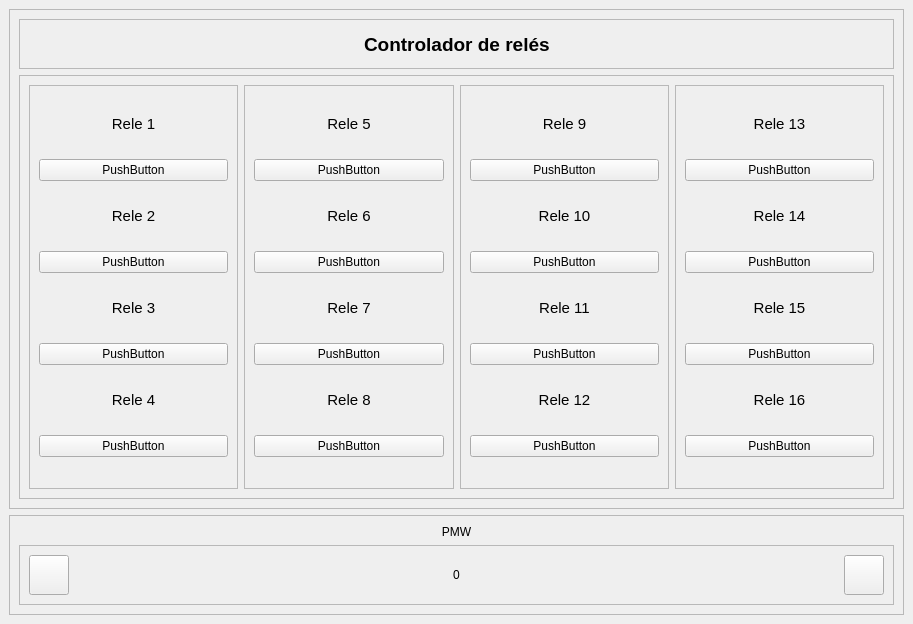
<?xml version="1.0" encoding="UTF-8"?>
<ui version="4.0">
 <class>MainWindow</class>
 <widget class="QMainWindow" name="MainWindow">
  <property name="geometry">
   <rect>
    <x>0</x>
    <y>0</y>
    <width>913</width>
    <height>609</height>
   </rect>
  </property>
  <property name="windowTitle">
   <string>MainWindow</string>
  </property>
  <widget class="QWidget" name="centralwidget">
   <layout class="QVBoxLayout" name="verticalLayout_7">
    <item>
     <widget class="QFrame" name="frame">
      <property name="enabled">
       <bool>true</bool>
      </property>
      <property name="minimumSize">
       <size>
        <width>0</width>
        <height>500</height>
       </size>
      </property>
      <property name="frameShape">
       <enum>QFrame::StyledPanel</enum>
      </property>
      <property name="frameShadow">
       <enum>QFrame::Raised</enum>
      </property>
      <layout class="QVBoxLayout" name="verticalLayout_6">
       <item>
        <widget class="QFrame" name="frame_8">
         <property name="maximumSize">
          <size>
           <width>16777215</width>
           <height>50</height>
          </size>
         </property>
         <property name="frameShape">
          <enum>QFrame::StyledPanel</enum>
         </property>
         <property name="frameShadow">
          <enum>QFrame::Raised</enum>
         </property>
         <layout class="QHBoxLayout" name="horizontalLayout_2">
          <item>
           <spacer name="horizontalSpacer">
            <property name="orientation">
             <enum>Qt::Horizontal</enum>
            </property>
            <property name="sizeHint" stdset="0">
             <size>
              <width>370</width>
              <height>20</height>
             </size>
            </property>
           </spacer>
          </item>
          <item>
           <widget class="QLabel" name="label">
            <property name="font">
             <font>
              <family>Arial</family>
              <pointsize>14</pointsize>
              <weight>75</weight>
              <bold>true</bold>
             </font>
            </property>
            <property name="text">
             <string>Controlador de relés</string>
            </property>
           </widget>
          </item>
          <item>
           <spacer name="horizontalSpacer_2">
            <property name="orientation">
             <enum>Qt::Horizontal</enum>
            </property>
            <property name="sizeHint" stdset="0">
             <size>
              <width>369</width>
              <height>20</height>
             </size>
            </property>
           </spacer>
          </item>
         </layout>
        </widget>
       </item>
       <item>
        <widget class="QFrame" name="frame_3">
         <property name="frameShape">
          <enum>QFrame::StyledPanel</enum>
         </property>
         <property name="frameShadow">
          <enum>QFrame::Raised</enum>
         </property>
         <layout class="QHBoxLayout" name="horizontalLayout">
          <item>
           <widget class="QFrame" name="frame_4">
            <property name="frameShape">
             <enum>QFrame::StyledPanel</enum>
            </property>
            <property name="frameShadow">
             <enum>QFrame::Raised</enum>
            </property>
            <layout class="QVBoxLayout" name="verticalLayout">
             <item>
              <widget class="QLabel" name="label_3">
               <property name="maximumSize">
                <size>
                 <width>16777215</width>
                 <height>30</height>
                </size>
               </property>
               <property name="font">
                <font>
                 <family>Arial</family>
                 <pointsize>11</pointsize>
                </font>
               </property>
               <property name="text">
                <string>Rele 1</string>
               </property>
               <property name="alignment">
                <set>Qt::AlignCenter</set>
               </property>
              </widget>
             </item>
             <item>
              <widget class="QPushButton" name="pushButton">
               <property name="text">
                <string>PushButton</string>
               </property>
              </widget>
             </item>
             <item>
              <widget class="QLabel" name="label_4">
               <property name="maximumSize">
                <size>
                 <width>16777215</width>
                 <height>30</height>
                </size>
               </property>
               <property name="font">
                <font>
                 <family>Arial</family>
                 <pointsize>11</pointsize>
                </font>
               </property>
               <property name="text">
                <string>Rele 2</string>
               </property>
               <property name="alignment">
                <set>Qt::AlignCenter</set>
               </property>
              </widget>
             </item>
             <item>
              <widget class="QPushButton" name="pushButton_2">
               <property name="text">
                <string>PushButton</string>
               </property>
              </widget>
             </item>
             <item>
              <widget class="QLabel" name="label_5">
               <property name="maximumSize">
                <size>
                 <width>16777215</width>
                 <height>30</height>
                </size>
               </property>
               <property name="font">
                <font>
                 <pointsize>11</pointsize>
                </font>
               </property>
               <property name="text">
                <string>Rele 3</string>
               </property>
               <property name="alignment">
                <set>Qt::AlignCenter</set>
               </property>
              </widget>
             </item>
             <item>
              <widget class="QPushButton" name="pushButton_3">
               <property name="text">
                <string>PushButton</string>
               </property>
              </widget>
             </item>
             <item>
              <widget class="QLabel" name="label_6">
               <property name="maximumSize">
                <size>
                 <width>16777215</width>
                 <height>30</height>
                </size>
               </property>
               <property name="font">
                <font>
                 <pointsize>11</pointsize>
                </font>
               </property>
               <property name="text">
                <string>Rele 4</string>
               </property>
               <property name="alignment">
                <set>Qt::AlignCenter</set>
               </property>
              </widget>
             </item>
             <item>
              <widget class="QPushButton" name="pushButton_4">
               <property name="text">
                <string>PushButton</string>
               </property>
              </widget>
             </item>
            </layout>
           </widget>
          </item>
          <item>
           <widget class="QFrame" name="frame_5">
            <property name="frameShape">
             <enum>QFrame::StyledPanel</enum>
            </property>
            <property name="frameShadow">
             <enum>QFrame::Raised</enum>
            </property>
            <layout class="QVBoxLayout" name="verticalLayout_2">
             <item>
              <widget class="QLabel" name="label_7">
               <property name="maximumSize">
                <size>
                 <width>16777215</width>
                 <height>30</height>
                </size>
               </property>
               <property name="font">
                <font>
                 <family>Arial</family>
                 <pointsize>11</pointsize>
                </font>
               </property>
               <property name="text">
                <string>Rele 5</string>
               </property>
               <property name="alignment">
                <set>Qt::AlignCenter</set>
               </property>
              </widget>
             </item>
             <item>
              <widget class="QPushButton" name="pushButton_5">
               <property name="text">
                <string>PushButton</string>
               </property>
              </widget>
             </item>
             <item>
              <widget class="QLabel" name="label_8">
               <property name="maximumSize">
                <size>
                 <width>16777215</width>
                 <height>30</height>
                </size>
               </property>
               <property name="font">
                <font>
                 <family>Arial</family>
                 <pointsize>11</pointsize>
                </font>
               </property>
               <property name="text">
                <string>Rele 6</string>
               </property>
               <property name="alignment">
                <set>Qt::AlignCenter</set>
               </property>
              </widget>
             </item>
             <item>
              <widget class="QPushButton" name="pushButton_6">
               <property name="text">
                <string>PushButton</string>
               </property>
              </widget>
             </item>
             <item>
              <widget class="QLabel" name="label_9">
               <property name="maximumSize">
                <size>
                 <width>16777215</width>
                 <height>30</height>
                </size>
               </property>
               <property name="font">
                <font>
                 <pointsize>11</pointsize>
                </font>
               </property>
               <property name="text">
                <string>Rele 7</string>
               </property>
               <property name="alignment">
                <set>Qt::AlignCenter</set>
               </property>
              </widget>
             </item>
             <item>
              <widget class="QPushButton" name="pushButton_7">
               <property name="text">
                <string>PushButton</string>
               </property>
              </widget>
             </item>
             <item>
              <widget class="QLabel" name="label_10">
               <property name="maximumSize">
                <size>
                 <width>16777215</width>
                 <height>30</height>
                </size>
               </property>
               <property name="font">
                <font>
                 <pointsize>11</pointsize>
                </font>
               </property>
               <property name="text">
                <string>Rele 8</string>
               </property>
               <property name="alignment">
                <set>Qt::AlignCenter</set>
               </property>
              </widget>
             </item>
             <item>
              <widget class="QPushButton" name="pushButton_8">
               <property name="text">
                <string>PushButton</string>
               </property>
              </widget>
             </item>
            </layout>
           </widget>
          </item>
          <item>
           <widget class="QFrame" name="frame_6">
            <property name="frameShape">
             <enum>QFrame::StyledPanel</enum>
            </property>
            <property name="frameShadow">
             <enum>QFrame::Raised</enum>
            </property>
            <layout class="QVBoxLayout" name="verticalLayout_3">
             <item>
              <widget class="QLabel" name="label_11">
               <property name="maximumSize">
                <size>
                 <width>16777215</width>
                 <height>30</height>
                </size>
               </property>
               <property name="font">
                <font>
                 <family>Arial</family>
                 <pointsize>11</pointsize>
                </font>
               </property>
               <property name="text">
                <string>Rele 9</string>
               </property>
               <property name="alignment">
                <set>Qt::AlignCenter</set>
               </property>
              </widget>
             </item>
             <item>
              <widget class="QPushButton" name="pushButton_9">
               <property name="text">
                <string>PushButton</string>
               </property>
              </widget>
             </item>
             <item>
              <widget class="QLabel" name="label_12">
               <property name="maximumSize">
                <size>
                 <width>16777215</width>
                 <height>30</height>
                </size>
               </property>
               <property name="font">
                <font>
                 <family>Arial</family>
                 <pointsize>11</pointsize>
                </font>
               </property>
               <property name="text">
                <string>Rele 10</string>
               </property>
               <property name="alignment">
                <set>Qt::AlignCenter</set>
               </property>
              </widget>
             </item>
             <item>
              <widget class="QPushButton" name="pushButton_10">
               <property name="text">
                <string>PushButton</string>
               </property>
              </widget>
             </item>
             <item>
              <widget class="QLabel" name="label_13">
               <property name="maximumSize">
                <size>
                 <width>16777215</width>
                 <height>30</height>
                </size>
               </property>
               <property name="font">
                <font>
                 <pointsize>11</pointsize>
                </font>
               </property>
               <property name="text">
                <string>Rele 11</string>
               </property>
               <property name="alignment">
                <set>Qt::AlignCenter</set>
               </property>
              </widget>
             </item>
             <item>
              <widget class="QPushButton" name="pushButton_11">
               <property name="text">
                <string>PushButton</string>
               </property>
              </widget>
             </item>
             <item>
              <widget class="QLabel" name="label_14">
               <property name="maximumSize">
                <size>
                 <width>16777215</width>
                 <height>30</height>
                </size>
               </property>
               <property name="font">
                <font>
                 <pointsize>11</pointsize>
                </font>
               </property>
               <property name="text">
                <string>Rele 12</string>
               </property>
               <property name="alignment">
                <set>Qt::AlignCenter</set>
               </property>
              </widget>
             </item>
             <item>
              <widget class="QPushButton" name="pushButton_12">
               <property name="text">
                <string>PushButton</string>
               </property>
              </widget>
             </item>
            </layout>
           </widget>
          </item>
          <item>
           <widget class="QFrame" name="frame_7">
            <property name="frameShape">
             <enum>QFrame::StyledPanel</enum>
            </property>
            <property name="frameShadow">
             <enum>QFrame::Raised</enum>
            </property>
            <layout class="QVBoxLayout" name="verticalLayout_4">
             <item>
              <widget class="QLabel" name="label_15">
               <property name="maximumSize">
                <size>
                 <width>16777215</width>
                 <height>30</height>
                </size>
               </property>
               <property name="font">
                <font>
                 <family>Arial</family>
                 <pointsize>11</pointsize>
                </font>
               </property>
               <property name="text">
                <string>Rele 13</string>
               </property>
               <property name="alignment">
                <set>Qt::AlignCenter</set>
               </property>
              </widget>
             </item>
             <item>
              <widget class="QPushButton" name="pushButton_13">
               <property name="text">
                <string>PushButton</string>
               </property>
              </widget>
             </item>
             <item>
              <widget class="QLabel" name="label_16">
               <property name="maximumSize">
                <size>
                 <width>16777215</width>
                 <height>30</height>
                </size>
               </property>
               <property name="font">
                <font>
                 <pointsize>11</pointsize>
                </font>
               </property>
               <property name="text">
                <string>Rele 14</string>
               </property>
               <property name="alignment">
                <set>Qt::AlignCenter</set>
               </property>
              </widget>
             </item>
             <item>
              <widget class="QPushButton" name="pushButton_14">
               <property name="text">
                <string>PushButton</string>
               </property>
              </widget>
             </item>
             <item>
              <widget class="QLabel" name="label_17">
               <property name="maximumSize">
                <size>
                 <width>16777215</width>
                 <height>30</height>
                </size>
               </property>
               <property name="font">
                <font>
                 <pointsize>11</pointsize>
                </font>
               </property>
               <property name="text">
                <string>Rele 15</string>
               </property>
               <property name="alignment">
                <set>Qt::AlignCenter</set>
               </property>
              </widget>
             </item>
             <item>
              <widget class="QPushButton" name="pushButton_16">
               <property name="text">
                <string>PushButton</string>
               </property>
              </widget>
             </item>
             <item>
              <widget class="QLabel" name="label_18">
               <property name="maximumSize">
                <size>
                 <width>16777215</width>
                 <height>30</height>
                </size>
               </property>
               <property name="font">
                <font>
                 <pointsize>11</pointsize>
                </font>
               </property>
               <property name="text">
                <string>Rele 16</string>
               </property>
               <property name="alignment">
                <set>Qt::AlignCenter</set>
               </property>
              </widget>
             </item>
             <item>
              <widget class="QPushButton" name="pushButton_15">
               <property name="text">
                <string>PushButton</string>
               </property>
              </widget>
             </item>
            </layout>
           </widget>
          </item>
         </layout>
        </widget>
       </item>
      </layout>
     </widget>
    </item>
    <item>
     <widget class="QFrame" name="frame_2">
      <property name="frameShape">
       <enum>QFrame::StyledPanel</enum>
      </property>
      <property name="frameShadow">
       <enum>QFrame::Raised</enum>
      </property>
      <layout class="QVBoxLayout" name="verticalLayout_5">
       <item>
        <widget class="QLabel" name="label_2">
         <property name="text">
          <string>PMW</string>
         </property>
         <property name="alignment">
          <set>Qt::AlignCenter</set>
         </property>
        </widget>
       </item>
       <item>
        <widget class="QFrame" name="frame_9">
         <property name="frameShape">
          <enum>QFrame::StyledPanel</enum>
         </property>
         <property name="frameShadow">
          <enum>QFrame::Raised</enum>
         </property>
         <layout class="QHBoxLayout" name="horizontalLayout_3">
          <item>
           <widget class="QPushButton" name="pushButton_17">
            <property name="maximumSize">
             <size>
              <width>40</width>
              <height>40</height>
             </size>
            </property>
            <property name="font">
             <font>
              <family>Arial</family>
              <pointsize>21</pointsize>
              <weight>75</weight>
              <bold>true</bold>
             </font>
            </property>
            <property name="text">
             <string/>
            </property>
            <property name="icon">
             <iconset resource="../../OneDrive - Instituto Tecnológico de Ciudad Guzmán/Icons/resource.qrc">
              <normaloff>:/Icons/minus.svg</normaloff>:/Icons/minus.svg</iconset>
            </property>
            <property name="iconSize">
             <size>
              <width>18</width>
              <height>18</height>
             </size>
            </property>
           </widget>
          </item>
          <item>
           <widget class="QLabel" name="label_19">
            <property name="text">
             <string>0</string>
            </property>
            <property name="alignment">
             <set>Qt::AlignCenter</set>
            </property>
           </widget>
          </item>
          <item>
           <widget class="QPushButton" name="pushButton_18">
            <property name="maximumSize">
             <size>
              <width>40</width>
              <height>40</height>
             </size>
            </property>
            <property name="text">
             <string/>
            </property>
            <property name="icon">
             <iconset resource="../../OneDrive - Instituto Tecnológico de Ciudad Guzmán/Icons/resource.qrc">
              <normaloff>:/Icons/plus.svg</normaloff>:/Icons/plus.svg</iconset>
            </property>
            <property name="iconSize">
             <size>
              <width>18</width>
              <height>18</height>
             </size>
            </property>
           </widget>
          </item>
         </layout>
        </widget>
       </item>
      </layout>
     </widget>
    </item>
   </layout>
  </widget>
 </widget>
 <resources>
  <include location="../../OneDrive - Instituto Tecnológico de Ciudad Guzmán/Icons/resource.qrc"/>
 </resources>
 <connections/>
</ui>
